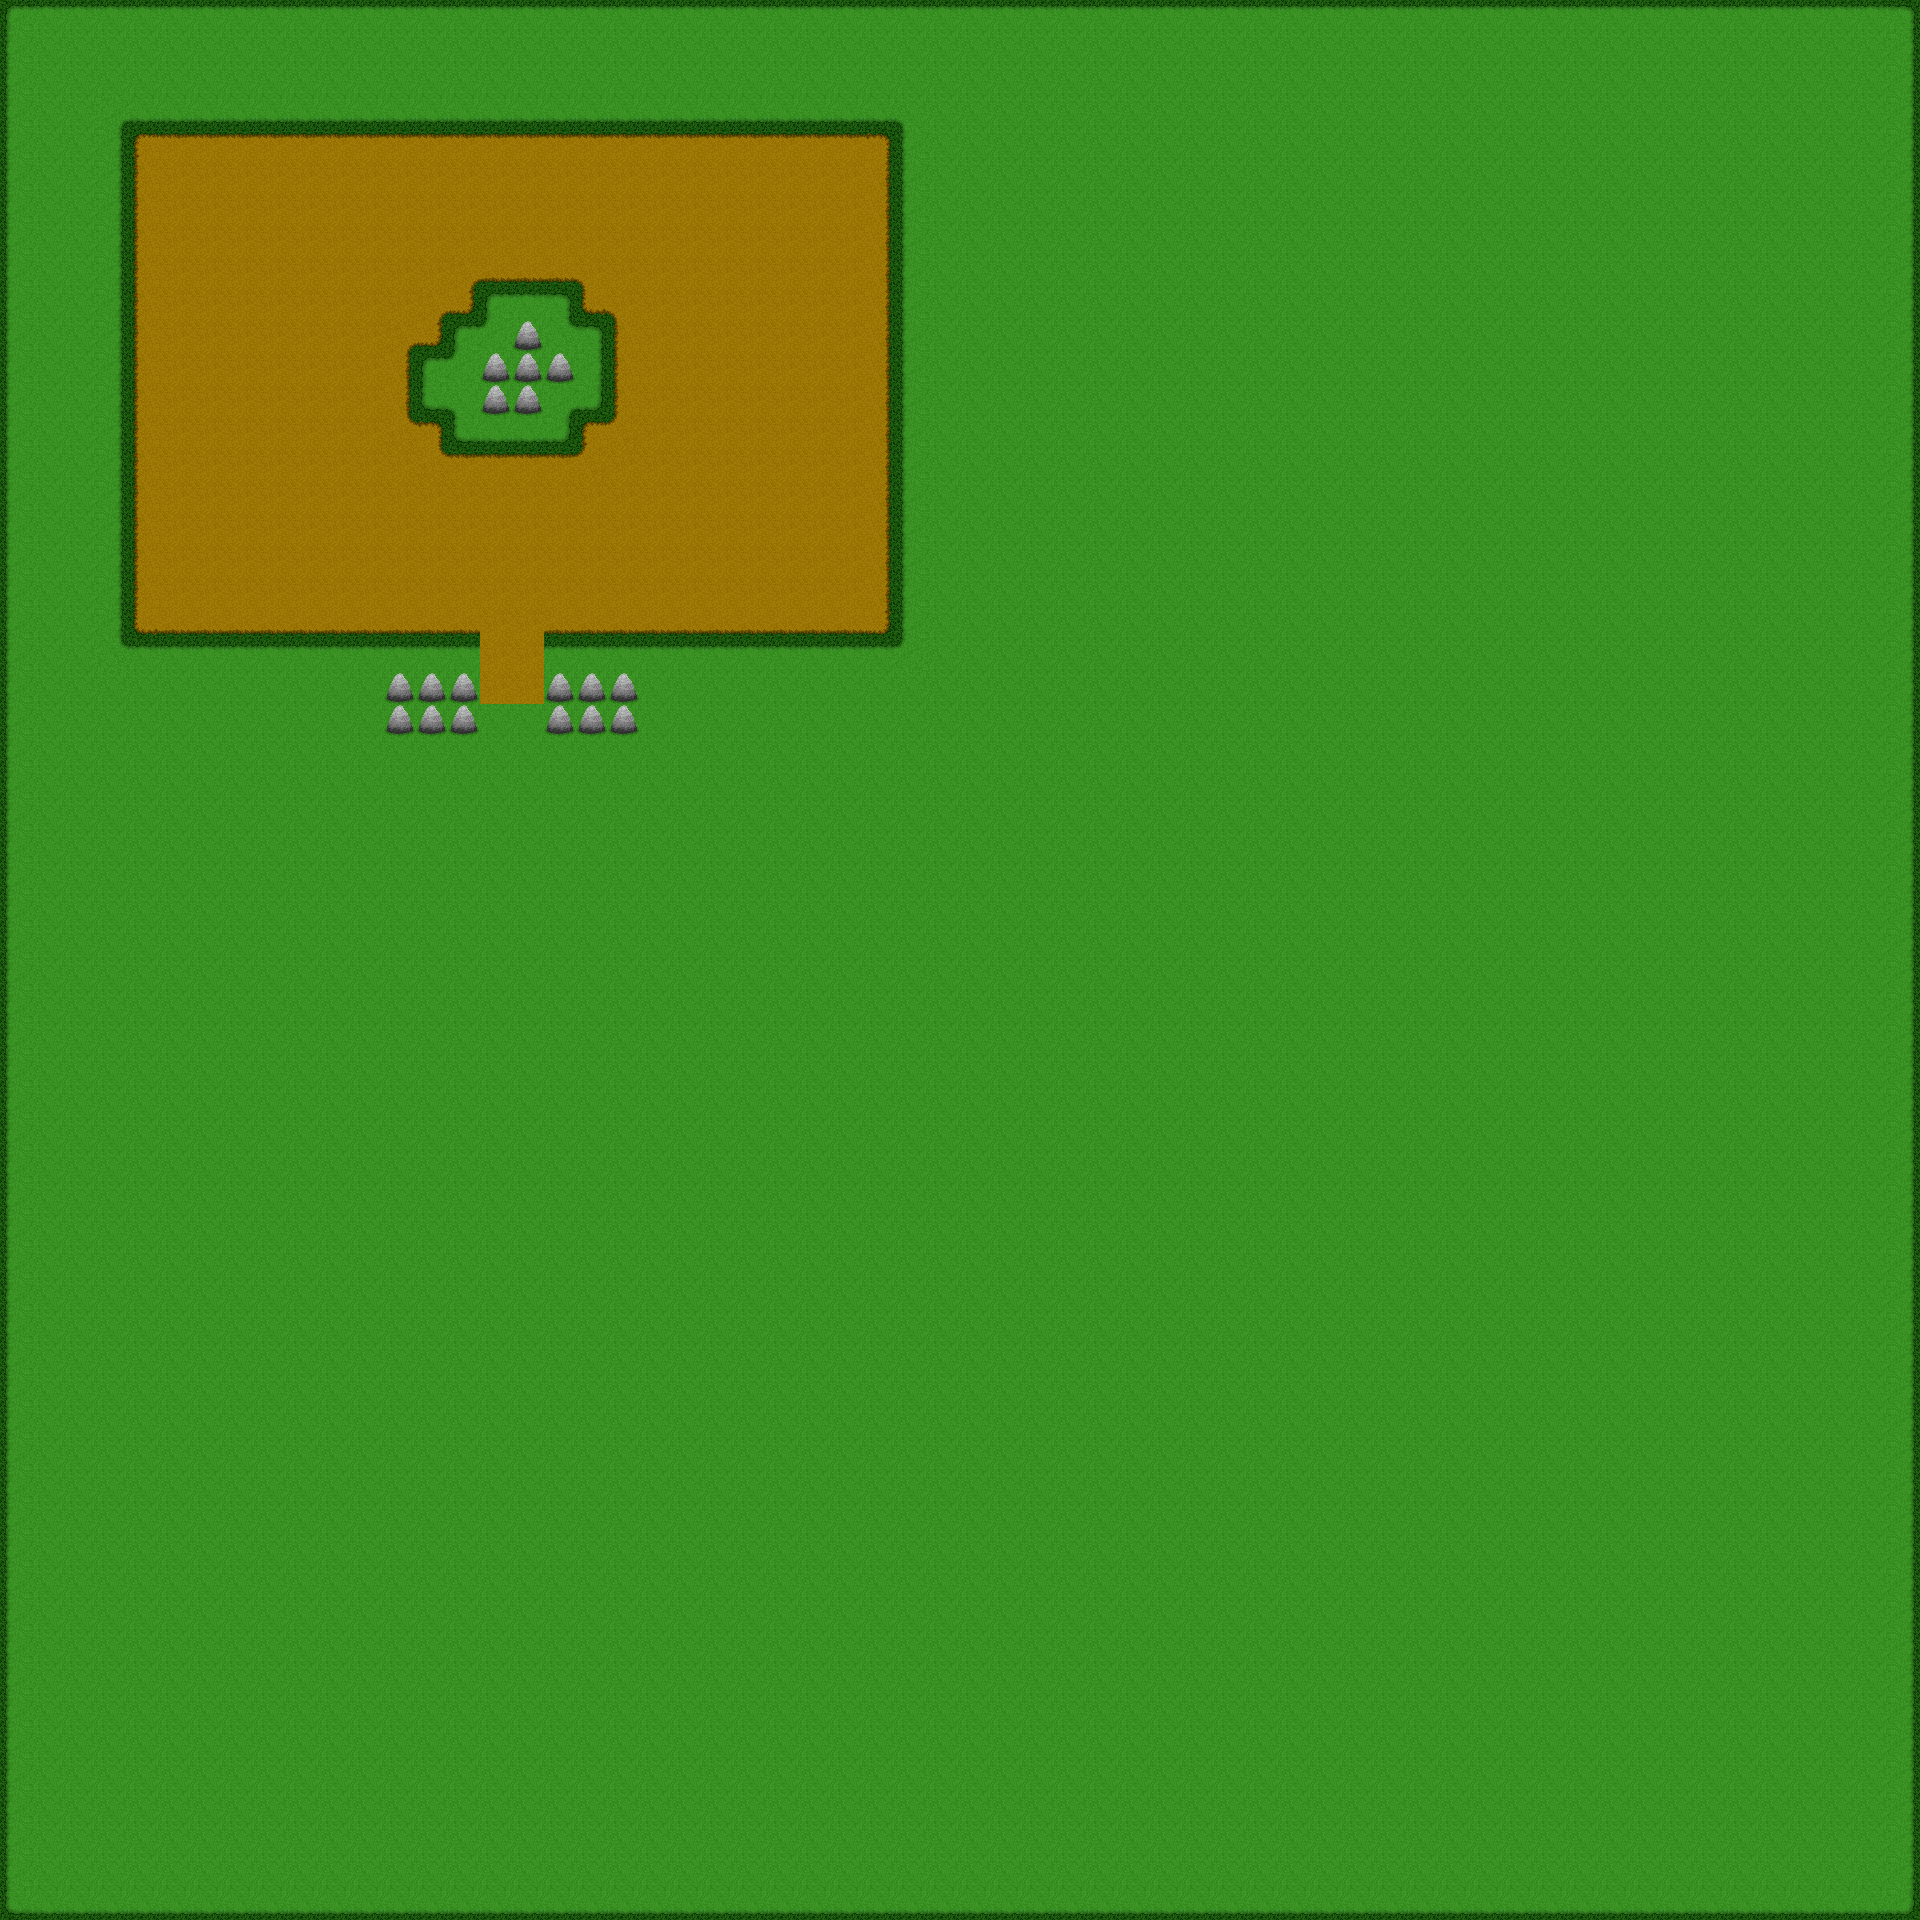

A level layout from a 2D game, rendered from its tile map. Below: a short description, then the map file with tile-grid data replaced by summaries:
An orthogonal 60x60 tile map with 32x32 px tiles, 1 tile layer (Tile Layer 1).

<map version="1.2" tiledversion="1.2.2" orientation="orthogonal" renderorder="right-down" width="60" height="60" tilewidth="32" tileheight="32" infinite="0" nextlayerid="3" nextobjectid="1">
 <tileset firstgid="1" source="tile_set_v1.tsx" />
 <layer id="2" name="Tile Layer 1" width="60" height="60">
  <data>[3600 cells, 3600 non-empty, 9 distinct tile ids]</data>
 </layer>
</map>